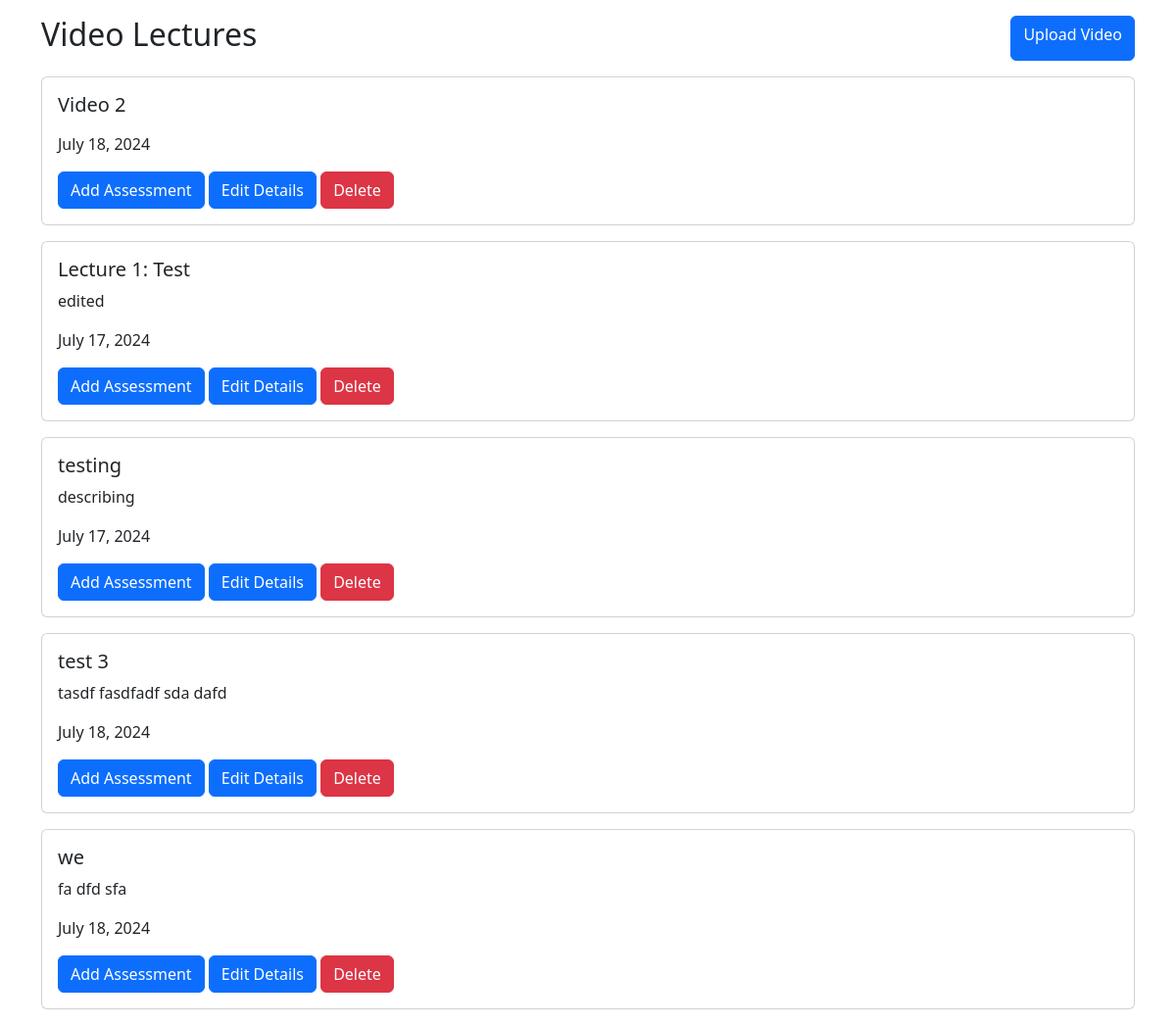
The page / on the database its author committed.
### tables this page shows
CREATE TABLE `interactive_video_video` (
  `id` int(11) NOT NULL,
  `video_title` varchar(255) NOT NULL,
  `description` text DEFAULT NULL,
  `video_path` varchar(255) DEFAULT NULL,
  `user_id` int(11) DEFAULT NULL,
  `date_added` datetime DEFAULT NULL
);

### index.php (the view, shortened to what this page needs)
<?php
include 'includes/dbh_inc.php';
$sql = "SELECT id, video_title, description, video_path, user_id, date_added FROM interactive_video_video ORDER BY date_added ASC";
$stmt = $mysqli->prepare($sql);
$stmt->execute();
$stmt->bind_result($id, $video_title, $description, $video_path, $user_id, $date_added);
$videos = [];
while ($stmt->fetch()) {
  $videos[] = [
    'id' => $id,
    'video_title' => $video_title,
    'description' => $description,
    'video_path' => $video_path,
    'user_id' => $user_id,
    'date_added' => $date_added
  ];
}
?>
<!DOCTYPE html>
<html lang="en">
<head>
  <link href="https://cdn.jsdelivr.net/npm/bootstrap@5.3.3/dist/css/bootstrap.min.css" rel="stylesheet">
</head>
<body>
  <main class="container">
    <div class="d-flex justify-content-between my-3">
      <h2>Video Lectures</h2>
      <?php if ($_SESSION["isAdmin"]) : ?>
        <a href="upload_video.php" class="btn btn-primary">Upload Video</a>
      <?php endif; ?>
    </div>
    <div class="card-container">
      <?php foreach ($videos as $video) : ?>
        <div class="card mb-3" style="width: 100%;">
          <div class="card-body">
            <h5 class="card-title">
              <?php echo htmlspecialchars($video['video_title']); ?>
            </h5>
            <p class="desc"><?php echo htmlspecialchars($video['description']); ?></p>
            <p>
              <?php
              $date_added = new DateTime($video['date_added']);
              echo htmlspecialchars($date_added->format('F j, Y'));
              ?>
            </p>
            <?php if ($_SESSION["isAdmin"]) : ?>
              <a href="video_assessments.php?video=<?php echo $video['id']; ?>" class="btn btn-primary">Add Assessment</a>
              <a href="edit_video.php?video=<?php echo $video['id']; ?>" class="btn btn-primary">Edit Details</a>
              <a href="delete_video.php?video=<?php echo $video['id']; ?>" class="btn btn-danger" onclick="return confirm('Are you sure you want to delete this video?');">Delete</a>
            <?php endif; ?>
          </div>
        </div>
      <?php endforeach; ?>
    </div>
  </main>
</body>
</html>

### rows shown on the page
interactive_video_video: video_title "Video 2", date_added "July 18, 2024"
interactive_video_video: video_title "Lecture 1: Test", description "edited", date_added "July 17, 2024"
interactive_video_video: video_title "testing", description "describing", date_added "July 17, 2024"
interactive_video_video: video_title "test 3", description "tasdf fasdfadf sda dafd", date_added "July 18, 2024"
interactive_video_video: video_title "we", description "fa dfd sfa", date_added "July 18, 2024"
